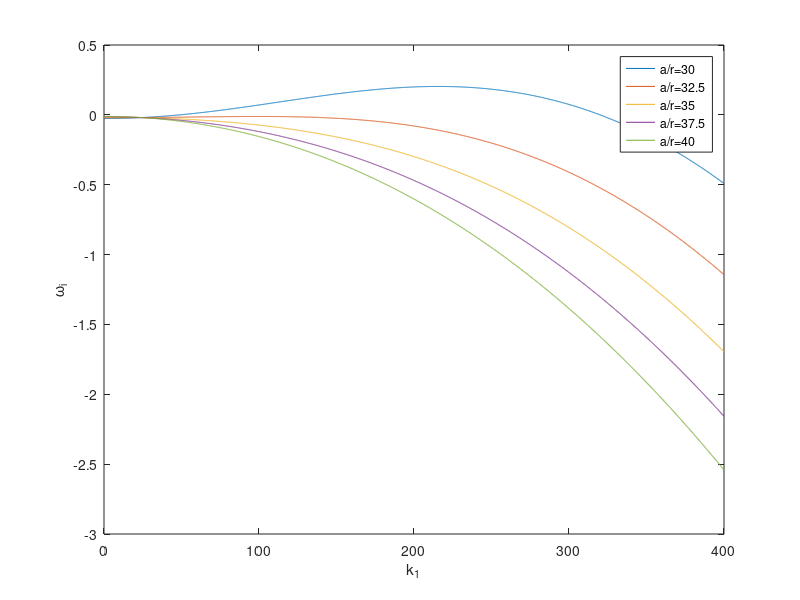

MATLAB code to generate this figure:
clc
clear

nu=40e-6;%kinematic viscosity \nu=\mu/\rho
g=9.8;
sc=deg2rad(30);
rint=2.5e-3;
q0=3e-5/(2*pi);
%aint=30*rint;
Naint=5;
AINT=linspace(30,40,Naint);

for maint=1:Naint
    aint=AINT(maint).*rint;
    hs=((3*nu*q0/(g*sin(sc)))*(1/aint))^(1/3);
    us=(1/3)*(g*sin(sc)/nu)*(hs)^2;
    Ys=3*nu/(hs)^2;
    h2=aint*cos(sc);

    Re=us*hs/nu;

    D=us;
    E=hs;
    F=cos(sc);
    G=g;
    H=1/h2;
    P=0;
    Q=6*nu/(hs)^3;
    T=1.2;

    N1=2000;
    N2=1;
    AA=linspace(0,400,N1);
    BB=linspace(0,1,N2);

    for k=1:N2
        B=BB(k);
        x1=[];
        x2=[];
        x3=[];
        for j=1:N1
            A=AA(j);

            Y=-Ys.*(1+(1/3).*(hs.^2).*((A)^2+(H^2)*(B)^2));
                aaa=1;
                %bbb=-(2.*Y-T.*A.*D.*3i).*1i;
                bbb=-(2.*Y-(2+T).*A.*D.*1i).*1i;
                ccc=(-(1+2.*T).*(A.^2).*(D^2).*1i+(Y.^2).*1i+(3+T).*A.*D.*Y-A.*D.*E.*Q+(A.^2).*E*F*G*1i+(B.^2).*E*F*G*(H^2)*1i).*1i;
                ddd=-(A.^3).*(D^3).*T+A.*D*(Y.^2)-(1+T).*(A.^2).*(D^2).*Y.*1i+(A.^2).*(D^2)*E*Q*1i+(A.^3).*D*E*F*G+(A.^2).*E*F*G.*Y.*1i-A.*D*E*Q.*Y+(B.^2).*E*F*G*(H^2).*Y.*1i+(T-1).*A*(B^2)*D*E*F*G*(H^2);

            coeffs=[aaa,bbb,ccc,ddd];
            result=roots(coeffs);
            x1(j)=imag(result(1,1));
            x2(j)=imag(result(2,1));
            x3(j)=imag(result(3,1));
            rx3(j)=real(result(3,1));
        end
    %subplot(3,1,1)
    %plot(AA,x1)
    %hold on
    %subplot(3,1,2)
    %plot(AA,x2)
    %hold on
    %subplot(3,1,3)
    plot(AA,x3)
    %plot(AA,x3./AA)
    hold on
    %plot(AA,rx3)
    strB{maint}=['a/r=',num2str(AINT(maint))];
    legend(strB)
    xlabel('k_1')
    ylabel('\omega_i')
    %xx3=x3';
    end
end
